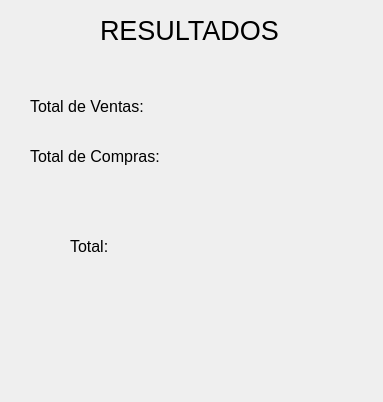
<?xml version="1.0" encoding="UTF-8"?>
<ui version="4.0">
 <class>Dialog</class>
 <widget class="QDialog" name="Dialog">
  <property name="geometry">
   <rect>
    <x>0</x>
    <y>0</y>
    <width>383</width>
    <height>402</height>
   </rect>
  </property>
  <property name="windowTitle">
   <string>Dialog</string>
  </property>
  <widget class="QLabel" name="label_14">
   <property name="geometry">
    <rect>
     <x>100</x>
     <y>20</y>
     <width>211</width>
     <height>20</height>
    </rect>
   </property>
   <property name="font">
    <font>
     <pointsize>20</pointsize>
    </font>
   </property>
   <property name="text">
    <string>RESULTADOS</string>
   </property>
  </widget>
  <widget class="QLabel" name="label_25">
   <property name="geometry">
    <rect>
     <x>30</x>
     <y>90</y>
     <width>119</width>
     <height>33</height>
    </rect>
   </property>
   <property name="font">
    <font>
     <pointsize>12</pointsize>
    </font>
   </property>
   <property name="text">
    <string>Total de Ventas:</string>
   </property>
   <property name="alignment">
    <set>Qt::AlignLeading|Qt::AlignLeft|Qt::AlignVCenter</set>
   </property>
  </widget>
  <widget class="QLabel" name="label_26">
   <property name="geometry">
    <rect>
     <x>30</x>
     <y>140</y>
     <width>131</width>
     <height>33</height>
    </rect>
   </property>
   <property name="font">
    <font>
     <pointsize>12</pointsize>
    </font>
   </property>
   <property name="text">
    <string>Total de Compras:</string>
   </property>
   <property name="alignment">
    <set>Qt::AlignLeading|Qt::AlignLeft|Qt::AlignVCenter</set>
   </property>
  </widget>
  <widget class="QLabel" name="lblventas">
   <property name="geometry">
    <rect>
     <x>190</x>
     <y>90</y>
     <width>119</width>
     <height>33</height>
    </rect>
   </property>
   <property name="font">
    <font>
     <pointsize>12</pointsize>
    </font>
   </property>
   <property name="text">
    <string/>
   </property>
   <property name="alignment">
    <set>Qt::AlignLeading|Qt::AlignLeft|Qt::AlignVCenter</set>
   </property>
  </widget>
  <widget class="QLabel" name="lblcompras">
   <property name="geometry">
    <rect>
     <x>190</x>
     <y>140</y>
     <width>119</width>
     <height>33</height>
    </rect>
   </property>
   <property name="font">
    <font>
     <pointsize>12</pointsize>
    </font>
   </property>
   <property name="text">
    <string/>
   </property>
   <property name="alignment">
    <set>Qt::AlignLeading|Qt::AlignLeft|Qt::AlignVCenter</set>
   </property>
  </widget>
  <widget class="QLabel" name="label_27">
   <property name="geometry">
    <rect>
     <x>70</x>
     <y>230</y>
     <width>131</width>
     <height>33</height>
    </rect>
   </property>
   <property name="font">
    <font>
     <pointsize>12</pointsize>
    </font>
   </property>
   <property name="text">
    <string>Total:</string>
   </property>
   <property name="alignment">
    <set>Qt::AlignLeading|Qt::AlignLeft|Qt::AlignVCenter</set>
   </property>
  </widget>
  <widget class="QLabel" name="lbltotal">
   <property name="geometry">
    <rect>
     <x>160</x>
     <y>230</y>
     <width>119</width>
     <height>33</height>
    </rect>
   </property>
   <property name="font">
    <font>
     <pointsize>12</pointsize>
    </font>
   </property>
   <property name="text">
    <string/>
   </property>
   <property name="alignment">
    <set>Qt::AlignLeading|Qt::AlignLeft|Qt::AlignVCenter</set>
   </property>
  </widget>
 </widget>
 <resources/>
 <connections/>
</ui>
